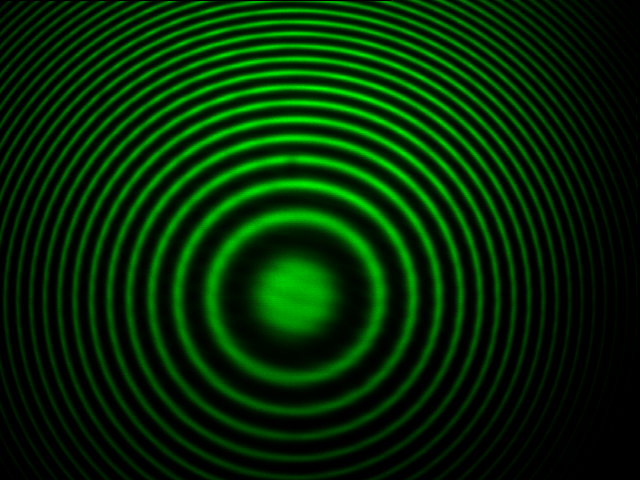
#> input picture FPrak/Zeemann/O43/Zeemann_annormal_508_6nm_Transversal/1A_green.png, 640 x 480 px
$ jupyter execute test.ipynb
#> lines starting #> are read from the running program, lines starting #| are printed output that depends on the picture; after the words box and inside, x2 and y2 are one past the last pixel; in counts of white or black regions, pixels touching at a corner belong together
[cell 1]
"""
ring_plot.py  –  Kreisförmiger Segment-Vergleichsplot für Interferenzring-Bilder
================================================================================
Jedes Segment zeigt denselben Ausschnitt (zentriert auf den Interferenzring) aus
einem anderen Bild. Rendering mit Matplotlib.
"""

import numpy as np
import matplotlib.pyplot as plt
import matplotlib.patheffects as pe
from PIL import Image

# ── ① KONFIGURATION ────────────────────────────────────────────────────────────
middle = [(300, 300) for _ in range(4)]
radius = 230                                  # Ausgabekreis-Radius in Pixeln
                                            # (kein Qualitätsverlust, solange Quellbild groß genug)

paths = [                                   # Pfade zu den Quellbildern
    "1A_green.png", "2A_green.png", "3A_green.png", #"4A.tiff", "5A.tiff","6A.tiff", "7A.tiff", "8A.tiff", "9A.tiff",
    "10A_green.png",
]
labels = [                                  # Labels je Segment (\n für Zeilenumbruch)
    "1A\n95.55mT", "2A\n173.61mT", "3A\n251.67mT", "10A\n798.09mT",
]

# ── Überschrift ────────────────────────────────────────────────────────────────
title           = None   # None = keine Überschrift
title_fontsize  = 5                            # Schriftgröße Überschrift
title_pad       = 12                            # Abstand Überschrift → Kreis (pt)

# ── Segment-Labels ─────────────────────────────────────────────────────────────
label_fontsize  = 3                            # Schriftgröße Labels
label_color     = "white"
label_r_frac    = 0.72                          # Radiale Position (0–1)
label_shadow    = True                          # Schwarzer Rand um Text (besser lesbar)
label_shadow_width = 0.5                     # Schwarzer Rand um Text (besser lesbar)
label_shadow_width = 0.5

# ── Trennlinien ────────────────────────────────────────────────────────────────
line_color      = "white"
line_alpha      = 0.85
line_width      = 0.5

# ── Außenrand ──────────────────────────────────────────────────────────────────
border_color    = "black"
border_alpha    = 0.7
border_lw       = 0.5

# ── Ausgabe ────────────────────────────────────────────────────────────────────
start_angle_offset = 0.0       # Drehung des ersten Segments in Grad (0 = oben, CW)
fig_dpi            = 350       # DPI des gespeicherten Bilds
output_path        = "zeemann_annormal_transversal.png"

# ── ② BILDER LADEN ─────────────────────────────────────────────────────────────

n = len(paths)
assert len(middle) == n and len(labels) == n, \
    "middle, paths und labels müssen gleich lang sein."

images = []
for p in paths:
    img = Image.open(p).convert("RGB")
#> img is the input picture: PIL image 640x480 RGB; mean R, G, B 0, 42.6, 0
    images.append(np.array(img, dtype=np.uint8))

# ── ③ PIXEL-SAMPLING (vektorisiert) ───────────────────────────────────────────

out_size = 2 * radius + 1
#> out_size = 461
ocx = ocy = radius

ys_g, xs_g = np.mgrid[0:out_size, 0:out_size]
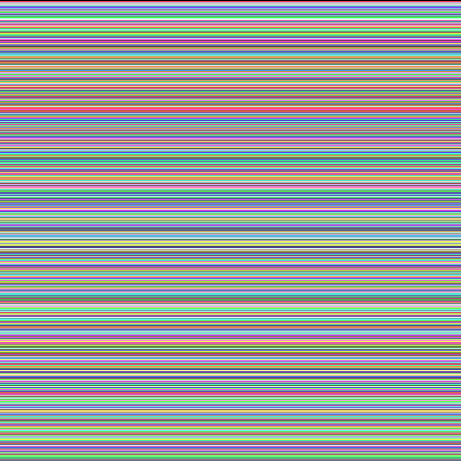
#> ys_g: shape (461, 461) int64; 461 distinct labels, from 0 to 460; one colour per label, 0 black
dx = xs_g - ocx
dy = ys_g - ocy
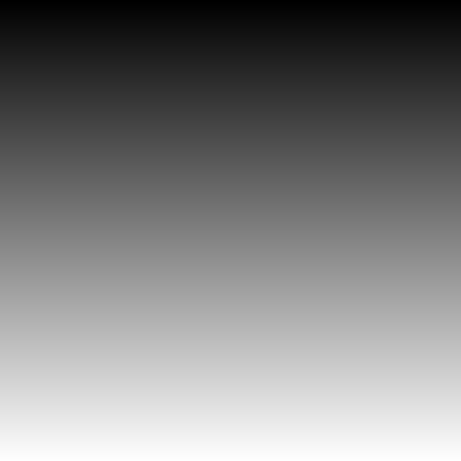
#> dy: shape (461, 461) int64; min -230, max 230, mean 0; drawn with min black and max white
dist = np.hypot(dx, dy)
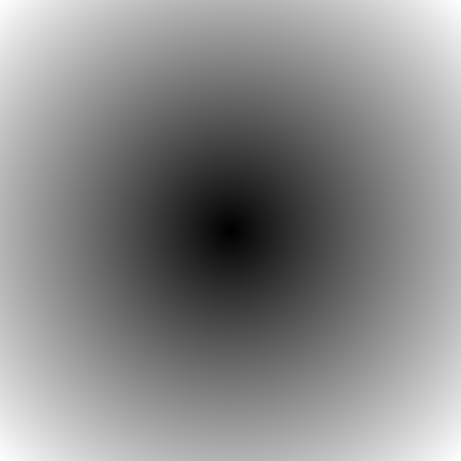
#> dist: shape (461, 461) float64; min 0, max 325.3, mean 176.4; drawn with min black and max white

angle_deg = (np.degrees(np.arctan2(dx, -dy)) - start_angle_offset) % 360.0
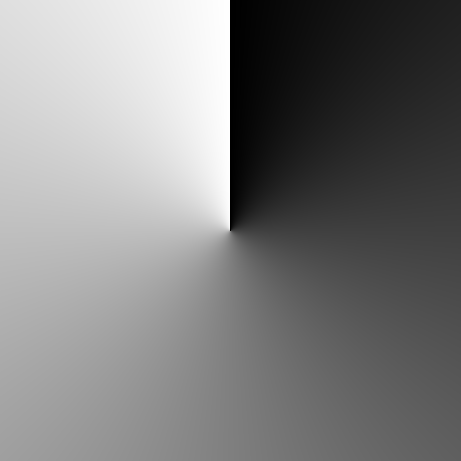
#> angle_deg: shape (461, 461) float64; min 0, max 359.8, mean 179.8; drawn with min black and max white
seg_idx   = (angle_deg / (360.0 / n)).astype(int).clip(0, n - 1)
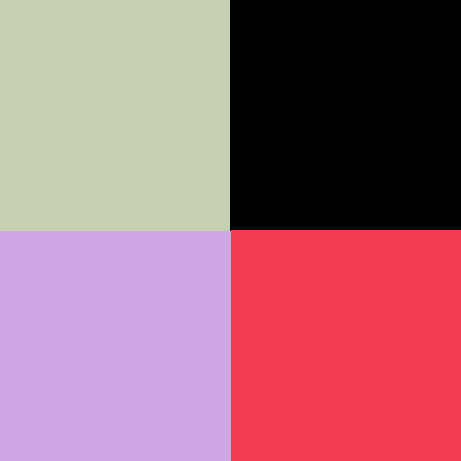
#> seg_idx: shape (461, 461) int64; 4 distinct labels, from 0 to 3; one colour per label, 0 black
mask      = dist <= radius
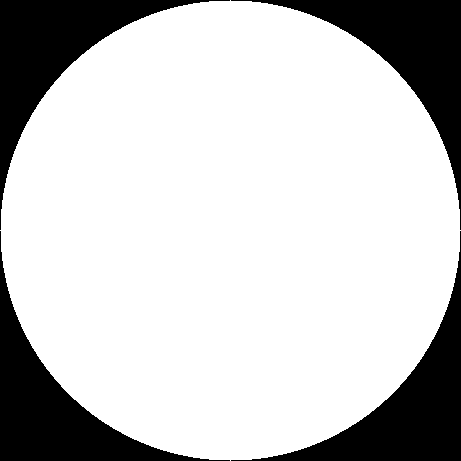
#> mask: shape (461, 461) bool; 78.2% white; 4 black regions, box (x1, y1, x2, y2) and area: (0, 0, 230, 230) 11578, (231, 0, 461, 230) 11578, (0, 231, 230, 461) 11578, (231, 231, 461, 461) 11578

output_arr = np.zeros((out_size, out_size, 3), dtype=np.uint8)
#> output_arr: shape (461, 461, 3); every value is 0

for i, img_arr in enumerate(images):
    seg_mask = mask & (seg_idx == i)
    if not np.any(seg_mask):
        continue
    img_cx, img_cy = middle[i]
    sx = (img_cx + dx[seg_mask]).astype(int)
    sy = (img_cy + dy[seg_mask]).astype(int)
    h_img, w_img = img_arr.shape[:2]
    valid = (sx >= 0) & (sx < w_img) & (sy >= 0) & (sy < h_img)
    out_ys, out_xs = np.where(seg_mask)
    output_arr[out_ys[valid], out_xs[valid]] = img_arr[sy[valid], sx[valid]]
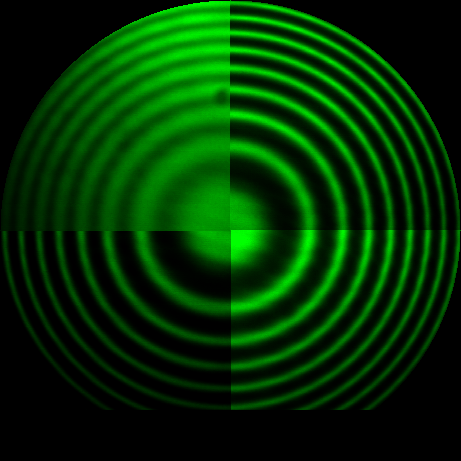
#> output_arr: shape (461, 461, 3); mean of channels 0, 1, 2 0, 50.3, 0; drawn as R, G, B
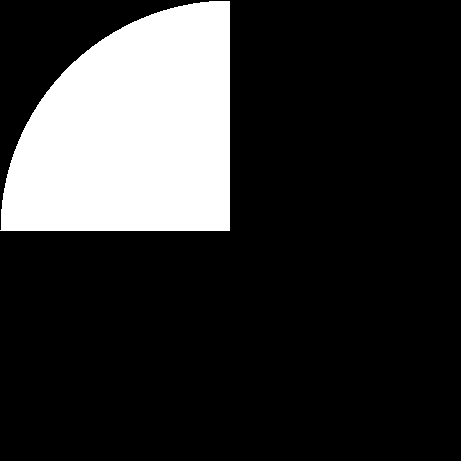
#> seg_mask: shape (461, 461) bool; 19.6% white; 1 white region, box (x1, y1, x2, y2) and area: (0, 1, 230, 231) 41552

# Bereich außerhalb des Kreises transparent machen
alpha = (mask * 255).astype(np.uint8)
output_rgba = np.dstack([output_arr, alpha])
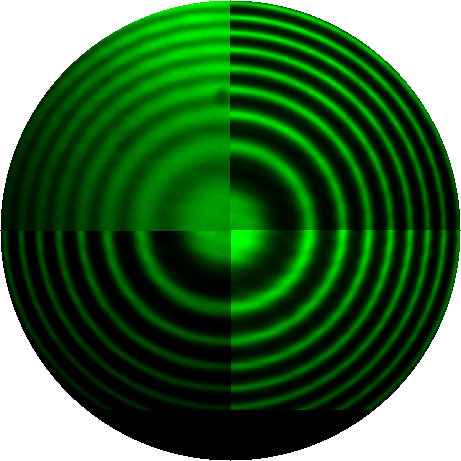
#> output_rgba: shape (461, 461, 4); mean of channels 0, 1, 2, 3 0, 50.3, 0, 199.4; transparent parts drawn white

# ── ④ MATPLOTLIB FIGURE ────────────────────────────────────────────────────────

fig_inch = out_size / fig_dpi
#> fig_inch = 1.32
fig, ax = plt.subplots(figsize=(fig_inch, fig_inch), dpi=fig_dpi)
#fig.patch.set_facecolor("transparent")
#ax.set_facecolor("transparent")

ax.imshow(output_rgba, interpolation="nearest")
ax.set_xlim(0, out_size - 1)
ax.set_ylim(out_size - 1, 0)
ax.axis("off")

# ── ⑤ TRENNLINIEN ─────────────────────────────────────────────────────────────

for i in range(n):
    angle_rad = np.radians(i * 360.0 / n + start_angle_offset - 90.0)
    ex = ocx + radius * np.cos(angle_rad)
    ey = ocy + radius * np.sin(angle_rad)
    ax.plot([ocx, ex], [ocy, ey],
            color=line_color, alpha=line_alpha, lw=line_width, solid_capstyle="round")

# ── ⑥ AUßENRAND ───────────────────────────────────────────────────────────────

circle = plt.Circle((ocx, ocy), radius,
                     fill=False, edgecolor=border_color,
                     alpha=border_alpha, lw=border_lw)
ax.add_patch(circle)

# ── ⑦ LABELS ──────────────────────────────────────────────────────────────────

label_r = radius * label_r_frac
path_fx = [pe.withStroke(linewidth=1, foreground="black")] if label_shadow else []

for i, label in enumerate(labels):
    mid_angle_rad = np.radians((i + 0.5) * 360.0 / n + start_angle_offset - 90.0)
    lx = ocx + label_r * np.cos(mid_angle_rad)
    ly = ocy + label_r * np.sin(mid_angle_rad)
    ax.text(lx, ly, label,
            color=label_color, fontsize=label_fontsize,
            ha="center", va="center", multialignment="center",
             path_effects=path_fx)

# ── ⑧ ÜBERSCHRIFT ─────────────────────────────────────────────────────────────

if title:
    ax.set_title(title,
                 color="black", fontsize=title_fontsize,
                pad=title_pad)

# ── ⑨ SPEICHERN ───────────────────────────────────────────────────────────────

fig.savefig(output_path, dpi=fig_dpi, bbox_inches="tight",
            facecolor=fig.get_facecolor())
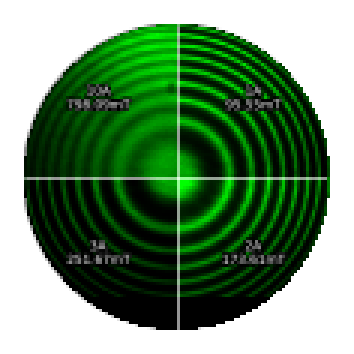
#> figure drawn by matplotlib, 1 panel
plt.close(fig)
print(f"✓  Gespeichert: {output_path}")
